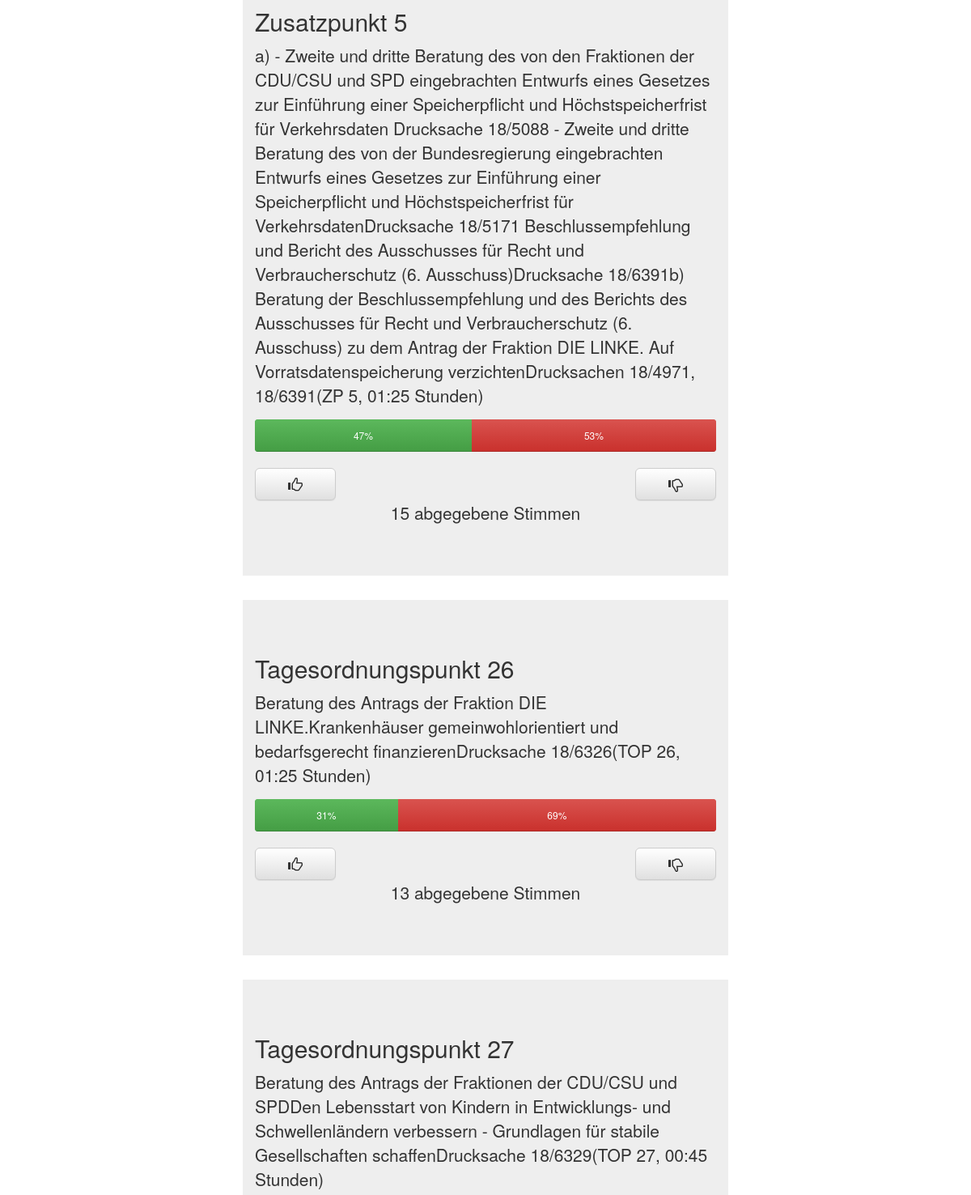
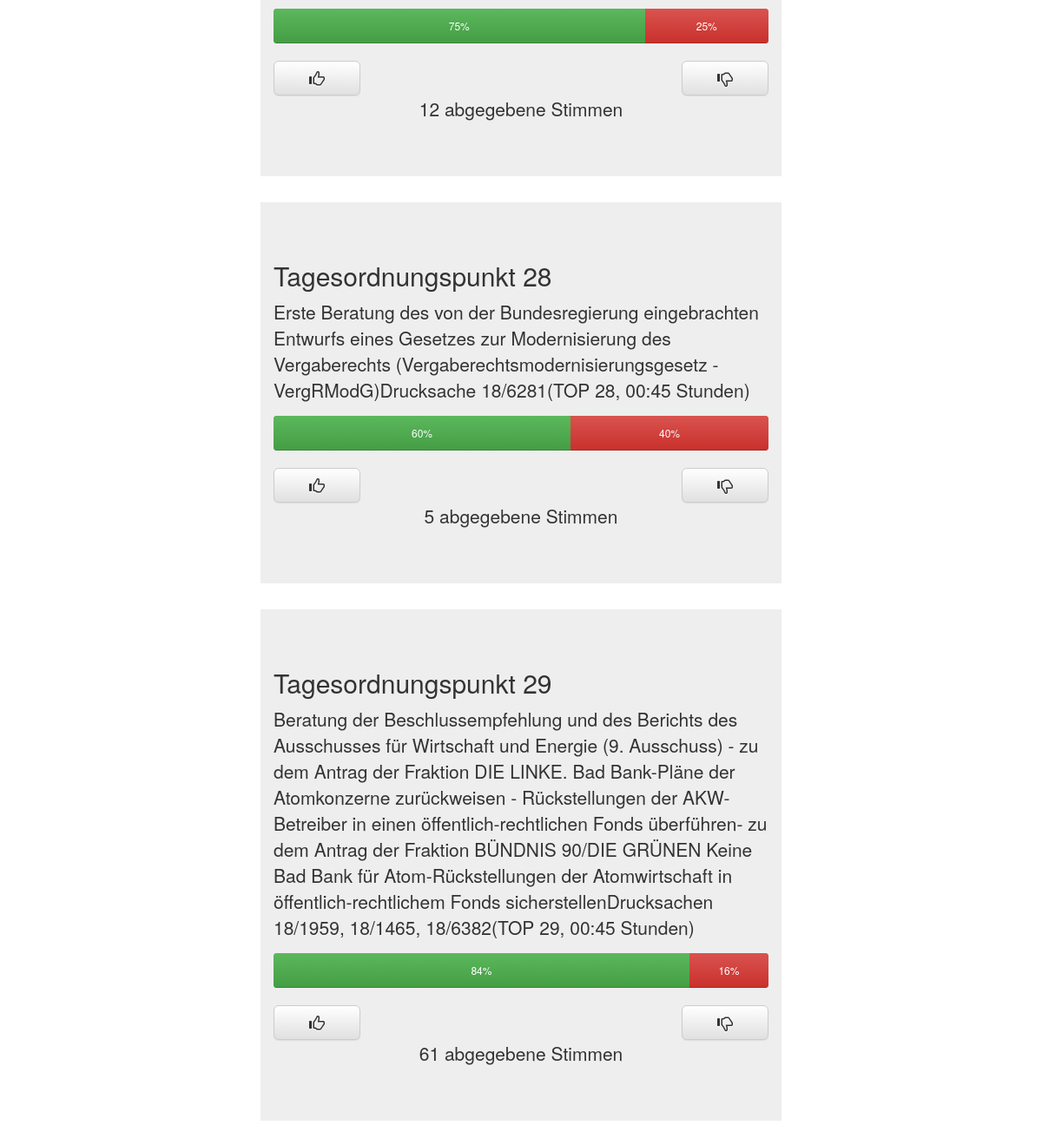
Before: / (lower part) with the older database file (2 pictures, top to bottom).
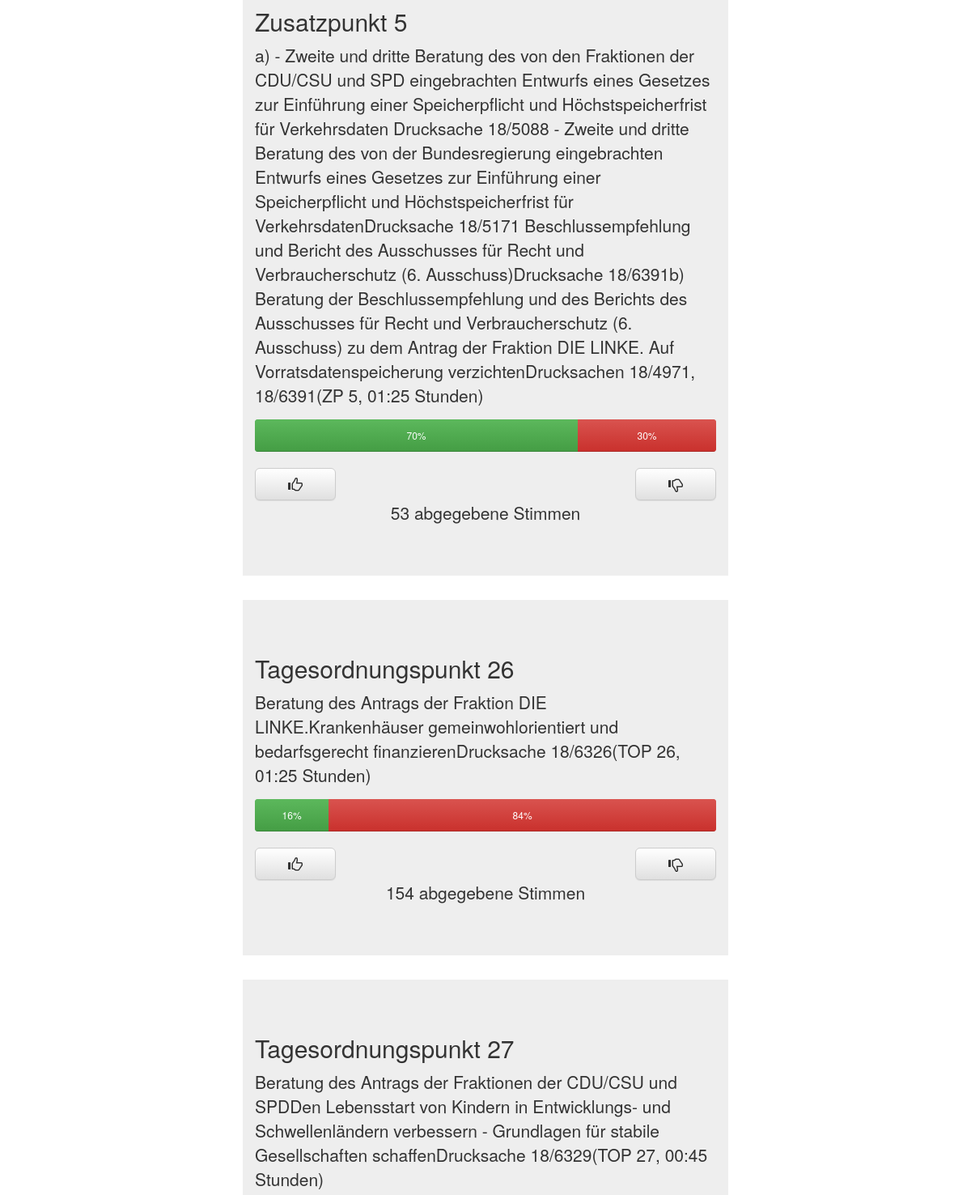
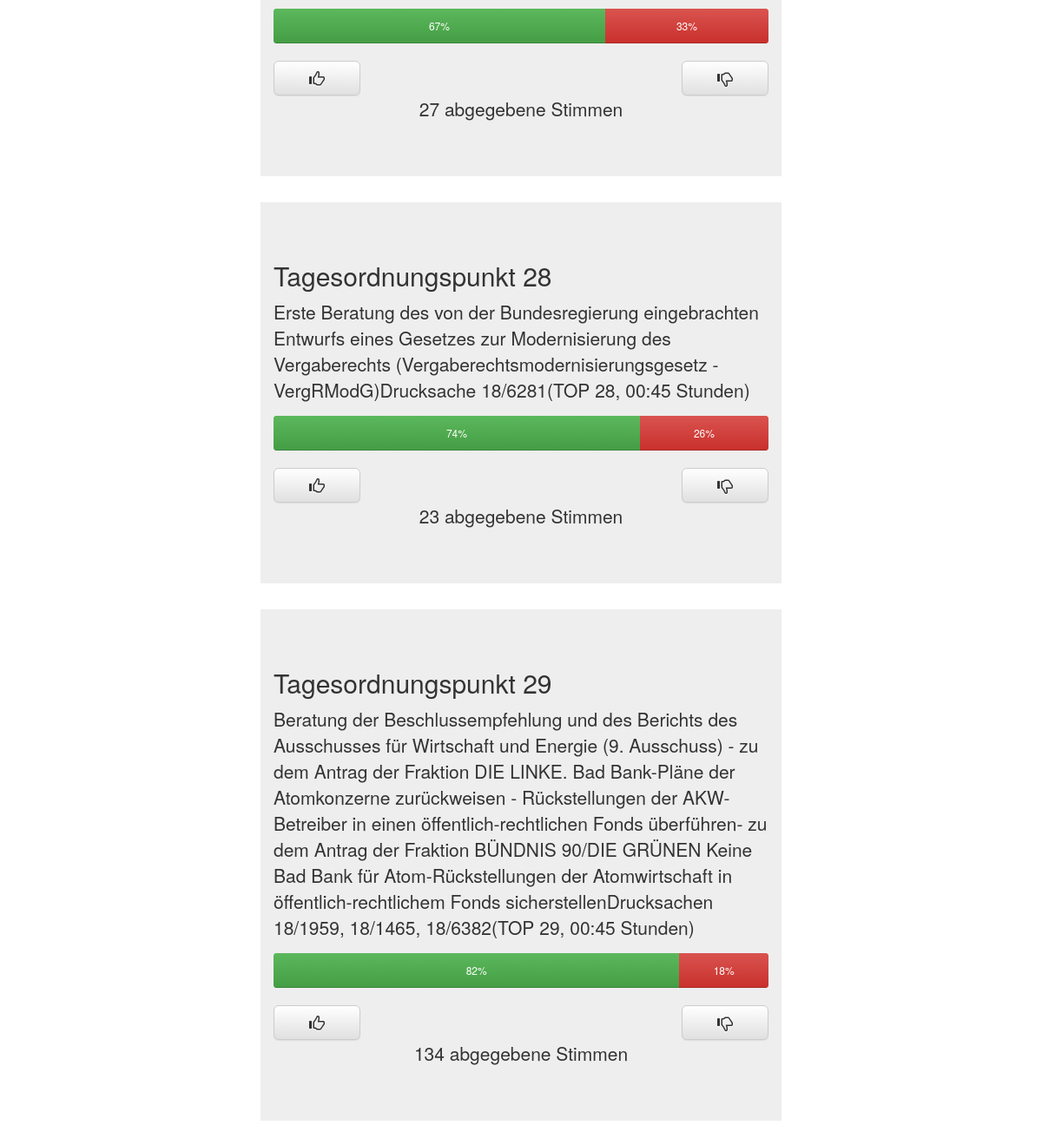
After: the same page with the newer database file (2 pictures, top to bottom).
### polls/models.py (models this page shows, shortened)
class Entry(models.Model):
    sitzung = models.CharField(max_length = 255)
    tpunkt = models.CharField(max_length = 255)
    text = models.TextField()
    datum = models.DateTimeField()
    upvotes = models.IntegerField(default = 0)
    downvotes = models.IntegerField(default = 0)
    total = models.IntegerField(default = 0)
    def upvotepercent(self):
        self.total = self.upvotes + self.downvotes
        if (self.upvotes + self.downvotes)==0:
            return 0
        else:
            return round(self.upvotes / (self.upvotes + self.downvotes) * 100)
    def downvotepercent(self):
        self.total = self.upvotes + self.downvotes
        if (self.upvotes + self.downvotes)==0:
            return 0
        else:
            return 100 - round(self.upvotes / (self.upvotes + self.downvotes) * 100)

### polls/views.py (the view, shortened to what this page needs)
# urls.py: url(r'', views.hallo)
def hallo(request):#
    return render(request,"index.html", {"entries": Entry.objects.all()})

### templates/index.html (shortened to what this page needs)
<html>
<head>
    <link rel="stylesheet" href="/static/polls/style.css">
    <link rel="stylesheet" href="../polls/static/polls/style.css">
    <link rel="stylesheet" href="https://maxcdn.bootstrapcdn.com/bootstrap/3.3.5/css/bootstrap.min.css">
    <link rel="stylesheet" href="https://maxcdn.bootstrapcdn.com/bootstrap/3.3.5/css/bootstrap-theme.min.css">
</head>
<body>
    {% for entry in entries %}
    <div id="row">
        <div class="jumbotron col-xs-6 col-xs-offset-3" id="entry-{{entry.id}}">
            <h2>{{entry.tpunkt}}</h2>
            <p>{{entry.text}}</p>
            <div class="progress">
                <div class="progress-bar progress-bar-success" role="progressbar" style="width: {{ entry.upvotepercent }}%;">
                    {{ entry.upvotepercent }}%
                </div>
                <div class="progress-bar progress-bar-danger" role="progressbar" style="width: {{ entry.downvotepercent }}%;">
                    {{ entry.downvotepercent }}%
                </div>
            </div>
            <form method="POST" action="">
                <button type="submit" class="btn btn-default btn-lg" name="up">
                    <span class="glyphicon glyphicon-thumbs-up" aria-hidden="true"></span>
                </button>
                <button type="submit" class="btn btn-default btn-lg pull-right" name="down">
                    <span class="glyphicon glyphicon-thumbs-down" aria-hidden="true"></span>
                </button>
                <p class="text-center"> {{ entry.total }} abgegebene Stimmen</p>
            </form>
        </div>
    </div>
    {% endfor %}
</body>
</html>

### polls/static/polls/style.css (style rules this page uses)
body { width: 100%; margin: 0; }
html { width: 100%; }
div.jumbotron > form > button { width: 100px; }
div.progress { height: 40px; }
div.progress > div.progress-bar { line-height: 40px; }

Changed rows visible on the page:
changed Entry "Zusatzpunkt 5": upvotes 7 → 37 (drawn); upvotepercent "47" → "70"; downvotepercent "53" → "30"; total "15" → "53"
changed Entry "Tagesordnungspunkt 26": upvotes 4 → 25 (drawn); upvotepercent "31" → "16"; downvotepercent "69" → "84"; total "13" → "154"
changed Entry "Tagesordnungspunkt 27": upvotes 9 → 18 (drawn); upvotepercent "75" → "67"; downvotepercent "25" → "33"; total "12" → "27"
changed Entry "Tagesordnungspunkt 28": upvotes 3 → 17 (drawn); upvotepercent "60" → "74"; downvotepercent "40" → "26"; total "5" → "23"
changed Entry "Tagesordnungspunkt 29": upvotes 51 → 110 (drawn); upvotepercent "84" → "82"; downvotepercent "16" → "18"; total "61" → "134"
